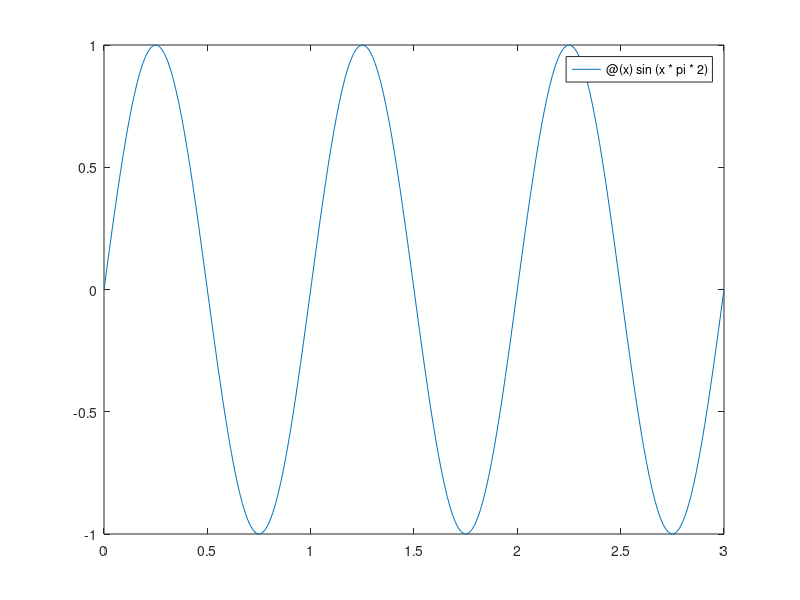

Here is the MATLAB script that generated this plot: (Note: this script raises an error after producing the figure.)
fplot(@(x) sin(x*pi*2), [0, 3]);
format_waveform_plot();
set(gca(), 'xlabel', '');
set(gca(), 'xtick', []);
set(gca(), 'ylim', [-1.5 1.5]);
